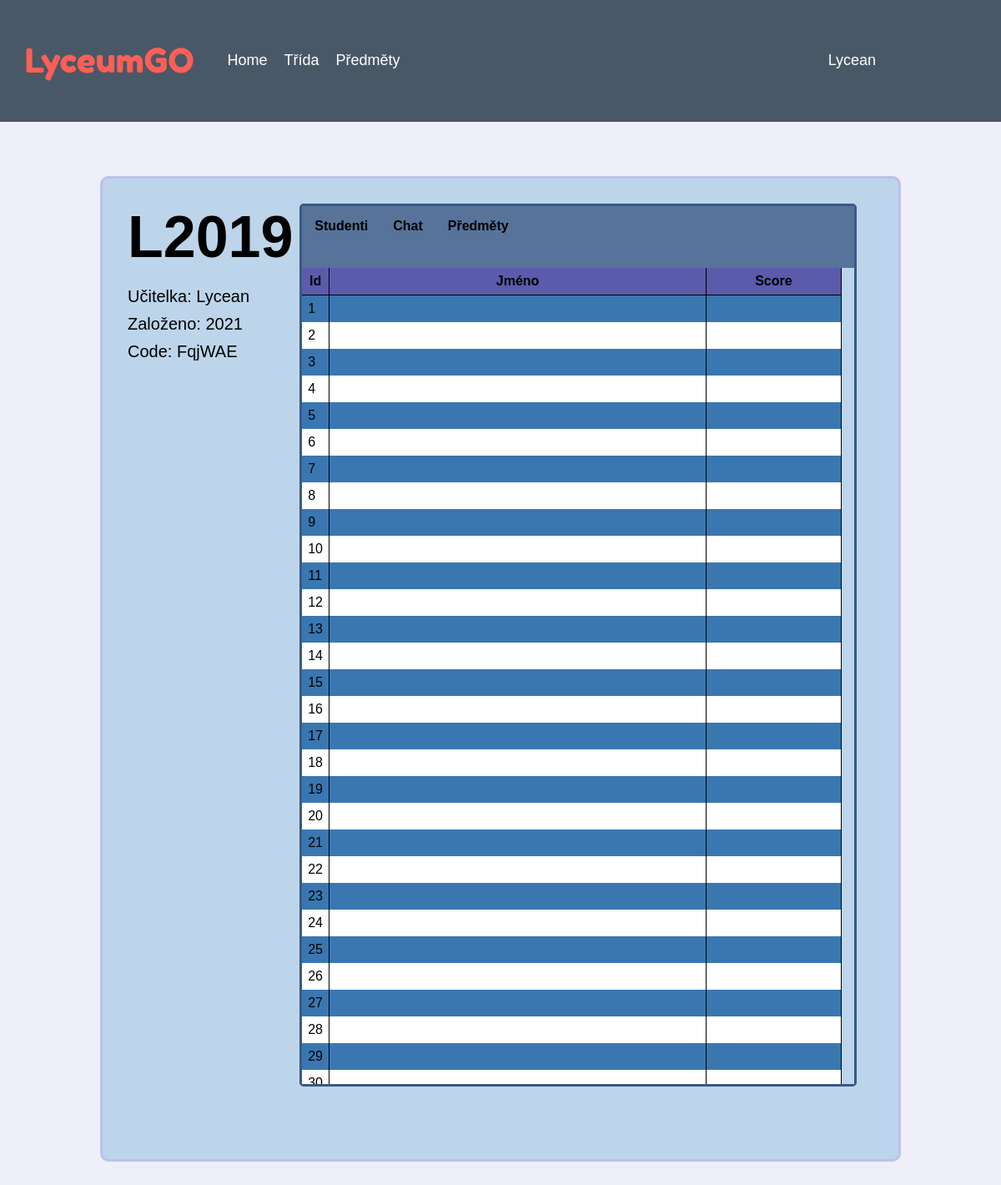
The page /classroom (signed in) on the database as committed earlier.
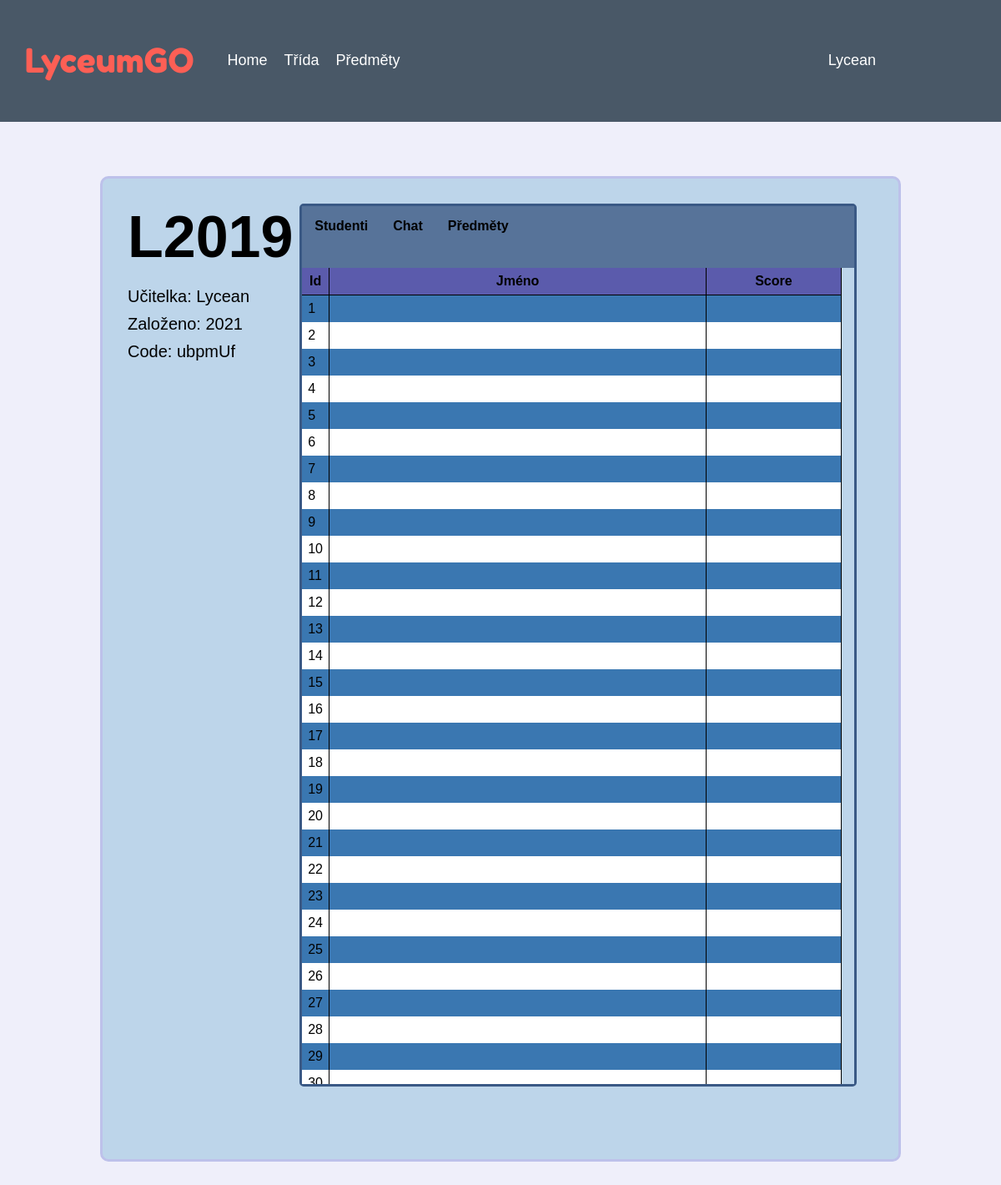
The same page on the database as committed later.
### website/models.py (models this page shows)
class User (db.Model,UserMixin):
    id=db.Column(db.Integer, primary_key=True)
    name = db.Column(db.String(20), unique=True)
    email = db.Column(db.String(50), unique=True)
    password = db.Column(db.String(1000))
    notes = db.relationship("Notes")
    person = db.Column(db.String(7))
    grate = db.Column(db.Integer)
    score = db.Column(db.Integer)
    achievements = db.Column(db.String(200))
    classroom = db.Column(db.String(20))
    beginning = db.Column(db.Integer)
    math = db.relationship("Math")
    physic = db.relationship("Physic")
    informatics = db.relationship("Informatics")
    programming = db.relationship("Programming")

class Classroom (db.Model):
    id = db.Column(db.Integer, primary_key=True)
    name = db.Column(db.String(20), unique=True)
    teacher = db.Column(db.String(50))
    students = db.Column(db.String(100))
    code = db.Column(db.String(6))
    grate = db.Column(db.Integer)
    beginning = db.Column(db.Integer)
    teachers=db.Column(db.String(200))

### website/views.py (the view, shortened to what this page needs)
@views.route("/classroom",methods=["GET","POST"])
def classroom():
    if current_user.is_authenticated:
        classroom=Classroom.query.filter_by(name=current_user.classroom).first()
        subjects=enumerate([getSubjects()])
        x={}
        students=[]
        teachers=User.query.filter_by(person="t").all()
        if classroom:
            for i in classroom.students.split("/"):
                students.append(User.query.filter_by(name=i))
            for i in classroom.teachers.split("/"):
                a=i.find(":")
                x[i[:a]]=i[a+1:]
        return render_template("classroom.html",user=current_user,classroom=classroom,students=students,teachers=teachers,subxteach=x)
    else:
        return redirect(url_for("auth.login"))

### website/views.py (called while the page is built)
def getSubjects():
    return {"Matematika":Math.query.filter_by(user_id=current_user.id).first(),"Fyzika":Physic.query.filter_by(user_id=current_user.id).first(),"Informatika":Informatics.query.filter_by(user_id=current_user.id).first(),"Programování":Programming.query.filter_by(user_id=current_user.id).first(),}

### website/templates/classroom.html (shortened to what this page needs)
{%extends "baselog.html"%}
{%block head%}
<link rel= "stylesheet" type= "text/css" href="{{url_for('static', filename='/stylesheets/classroom.css')}}">
<link rel= "stylesheet" type= "text/css" href="{{url_for('static', filename='/stylesheets/zarovnavac.css')}}">
{%endblock%}
{%block content%}
{%if not user.classroom%}
    {%if user.person=="s"%}
        <div id="studentdiv">
            <div id="content">
                <form action="" method="POST">
                    <div class="Input">
                        <input type="text" name="code" placeholder="Zadej kód" class="Inputs">
                    </div>
                    <div class="Input">
                        <button class="BasicButton" name="submit_button" type="submit" value="Odeslat" id="tlacitko">Odeslat</button>
                    </div>
                </form>
            </div>
        </div>
    {%elif user.person=="t"%}
        <div id="uciteldiv">
            <form action="" method="POST" style="margin:auto">
                <input type="text" name="name" placeholder="Enter name" class="Inputs">
                <select name="grate" class="Inputs">
                    <option value="g1">Ročník 1</option>
                    <option value="g2">Ročník 2</option>
                    <option value="g3">Ročník 3</option>
                    <option value="g4">Ročník 4</option>
                </select>
                <button class="BasicButton" value="createclass" name="submit_button" id="tlacitko">Vytvořit třídu</button>
            </form>
        </div>
    {%endif%}
{%else%}
<div id="flex-container">
    <div id="MainDiv">
        <div id="Name"><b>{{classroom.name}}</b></div>
        <div id="info">
            <div class="i">Učitelka: {{classroom.teacher}}</div>
            <div class="i">Založeno: {{classroom.beginning}}</div>
            <div class="i">Code: {{classroom.code}}</div>
        </div>
        <div class="seznam">
            <b>
            <div id="classnav">
                <div class="objekt" id="o1">Studenti</div>
                <div class="objekt" id="o2">Chat</div>
                <div class="objekt" id="o3">Předměty</div>
            </div>
            </b>
            <div class="s" id="s0">
                <table id="tabulka">
                    <tr style="background-color: rgb(91, 91, 172);border-bottom:1px solid black">
                        <th style="width:5%">Id</th>
                        <th style="width:70%">Jméno</th>
                        <th style="width:100%">Score</th>
                    </tr>
                    {%for i in range(30)%}
                        <tr class="sinfo">
                            {%if students[i]%}
                                <td>{{i+1}}</td>
                                <td>{{students[i].name}}</td>
                                <td>{{students[i].score}}</td>
                            {%endif%}
                        </tr>
                    {%endfor%}
                </table>
            </div>
        </div>
    </div>
</div>
{%endif%}
{%endblock%}

### website/templates/baselog.html (shortened to what this page needs)
<!DOCTYPE html>
<html>
<head>
    <link rel= "stylesheet" type= "text/css" href="{{url_for('static', filename='/stylesheets/universal.css')}}">
    <link rel= "stylesheet" type= "text/css" href="{{url_for('static', filename='/stylesheets/style.css')}}">
    {%block head%}
    {%endblock%}
</head>
<body>
    <nav class="Nav">
        <p class="Name">LyceumGO</p>
        <div class="Buttons">
            <a href="home" class="link">Home</a>
            <a href="classroom" class="link">Třída</a>
            <a href="subjects" class="link">Předměty</a>
            <div class="dropdown">
                <button class="button--">{{user.name}}</button>
            </div>
        </div>
    </nav>
    {%block content%}
    {%endblock%}
</body>
</html>

### website/static/stylesheets/universal.css (style rules this page uses)
* { margin: 0; padding: 0; box-sizing: border-box; }
html { height:100%; }
body { height:100%; background-color: rgb(239, 239, 250); font-family: arial; }

### website/static/stylesheets/style.css (style rules this page uses)
.Name { color:rgb(254, 95, 85); position:relative; font-size:40px; font-family:fredokaone; margin:0px 20px; padding:10px }
.Nav { background-color: rgb(73, 88, 103); width:100%; display:flex; align-items:center; height:10vh }
.Buttons { width:100%; position:relative; display:flex }
.link { margin:0px 10px; }
.dropdown { position: absolute; right:150px; }
.Buttons button,a { background: none; text-decoration: none; border: none; color: white; font-size: 18px; cursor:pointer }

### website/static/stylesheets/classroom.css (style rules this page uses)
#MainDiv { background-color: rgb(189, 213, 234); padding:30px; width:80%; height:90%; border: solid rgb(189, 193, 234); border-radius: 10px; position: relative; }
#Name { font-size:70px; width:2%; }
#info { margin-top:20px; margin-bottom:10px; font-size:20px; font-family:"Arial"; }
.i { margin-top:10px; }
.sinfo { background-color: rgb(58, 119, 177); }
table, th, td { border-collapse: collapse; padding:7px; border-right:1px solid black; }
.s { position: absolute; background-color: rgb(189, 213, 234); height:93%; width:100%; overflow-x: auto; }
#classnav { display:flex; justify-content: start; height:7%; background-color: rgb(87, 115, 153); }
.objekt { padding:15px 15px; cursor:pointer; }
.seznam { width:70%; height:90%; border:solid 3px rgb(58, 89, 133); border-radius: 5px; position:absolute; right:50px; top:30px; }
tr:nth-child(odd) { background: #FFF }

### website/static/stylesheets/zarovnavac.css (style rules this page uses)
#flex-container { display:flex; justify-content:center; align-items: center; height:90vh; }

Rows that differ between the two databases and show on the page:
changed Classroom "Lycean": code "FqjWAE" → "ubpmUf"
